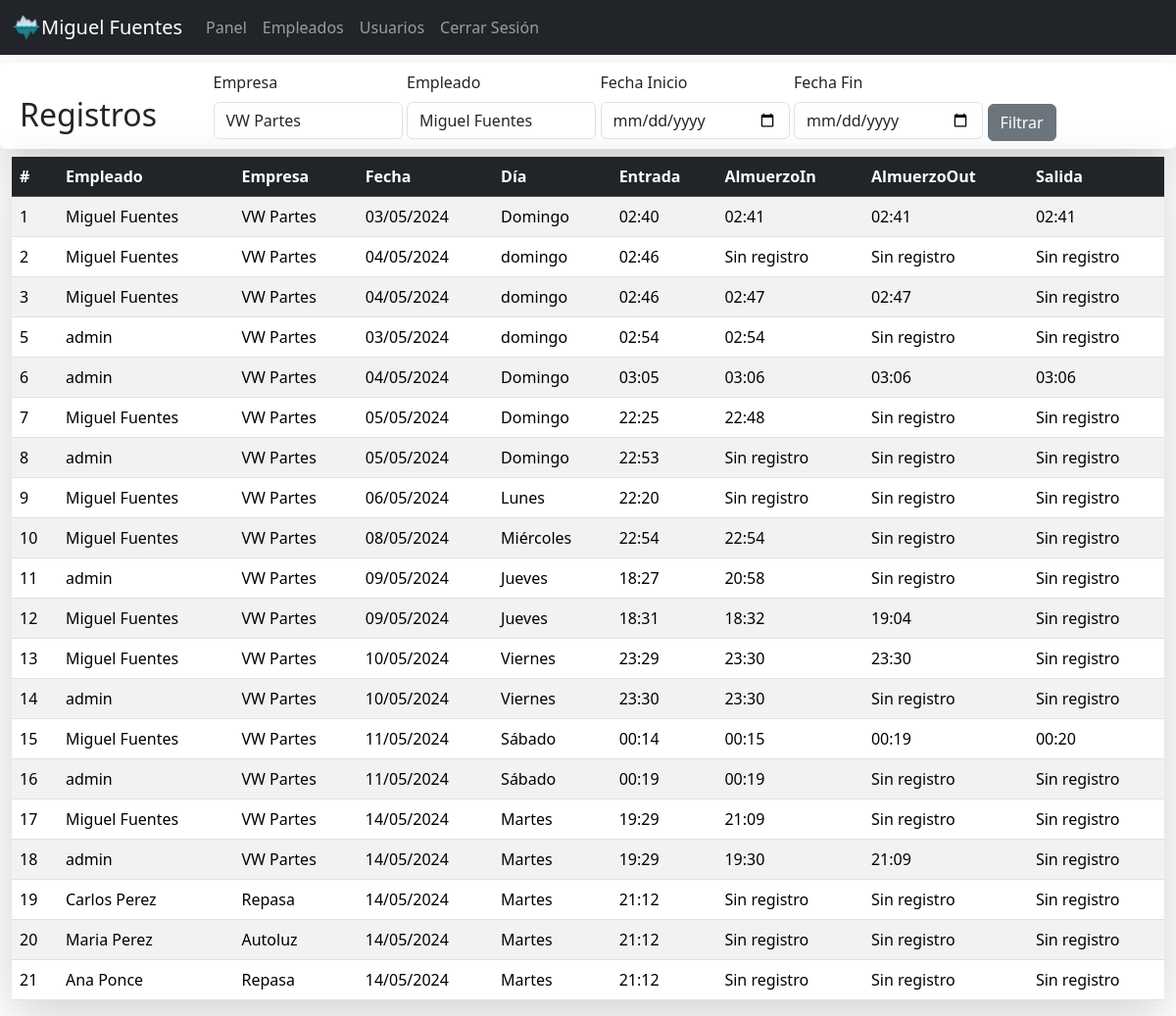
/dashboard/ (signed in), run on the app's committed database.
### clock/models.py (models this page shows, shortened)
class User(db.Model):
    id = db.Column(db.Integer, primary_key=True)
    username = db.Column(db.String, unique=True, nullable=False)
    name = db.Column(db.String, nullable=False)
    roll = db.Column(db.String, nullable=False)
    password = db.Column(db.Text, nullable=False)
    state = db.Column(db.Integer)

class RegisterDetail(db.Model):
    id = db.Column(db.Integer, primary_key=True)
    employee_id = db.Column(db.Integer, db.ForeignKey('employee.id'))
    employee = db.relationship('Employee', backref='Empleados')
    register_datetime = db.Column(db.DateTime)
    register_date = db.Column(db.Date)
    in_hour = db.Column(db.String)
    lunch_start = db.Column(db.String)
    lunch_end = db.Column(db.String)
    out_hour = db.Column(db.String)
    register_no_day = db.Column(db.Integer)
    register_day = db.Column(db.String)

class Employee(db.Model):
    id = db.Column(db.Integer, primary_key=True)
    name = db.Column(db.String, nullable=False)
    code = db.Column(db.String, nullable=False)
    password = db.Column(db.Text, nullable=False)
    departament = db.Column(db.String)
    company = db.Column(db.String)
    state = db.Column(db.Integer)

### clock/dashboard.py (the view, shortened to what this page needs)
@bp.route('/', methods=('GET', 'POST'))
@login_required
def dashboard():
    empresas = ["VW Partes", "Repasa", "Autoluz"]
    registerdetail = RegisterDetail.query.all()
    employees = Employee.query.all()
    return render_template('dashboard.html', registerdetail=registerdetail, employees=employees, empresas=empresas)

### clock/auth.py (called while the page is built)
def login_required(view):
    @functools.wraps(view)
    def wrapped_view(**kwargs):
        if g.user is None:
            return redirect('/auth/login')
        return view(**kwargs)
    return wrapped_view

@bp.before_app_request
def load_logged_in_user():
    user_id = session.get('user_id')
    print(user_id)
    if user_id is None:
        g.user = None
    else:
        g.user = User.query.get_or_404(user_id)

### clock/templates/dashboard.html (shortened to what this page needs)
{% extends 'base.html' %}
{% block content %}
<main class="container-fluid">
    <div class="p-2 my-2 row rounded shadow-lg">
        <form class="container-fluid" method="post">
            <div class="col-2" style="display: inline-block;">
                <span class="text-left">
                    <h2>Registros</h2>
                </span>
            </div>
            <div class="col-sm-2" style="display: inline-block;">
                <label for="departament" class="form-label">Empresa </label>
                <select class="form-control" name="company">
                    {% for empresa in empresas %}
                    <option value="{{ empresa }}">{{ empresa }}</option>
                    {% endfor %}
                </select>
            </div>
            <div class="col-sm-2" style="display: inline-block;">
                <label for="departament" class="form-label">Empleado </label>
                <select class="form-control" name="employee">
                    {% for employee in employees %}
                    <option value="{{ employee.id }}">{{ employee.name }}</option>
                    {% endfor %}
                </select>
            </div>
            <div class="col-sm-2" style="display: inline-block;">
                <label for="name" class="form-label">Fecha Inicio</label>
                <input type="date" class="form-control" id="start_date" name="start_date" placeholder="Dia/Mes/Año"
                    value="" required>
            </div>
            <div class="col-sm-2" style="display: inline-block;">
                <label for="name" class="form-label">Fecha Fin</label>
                <input type="date" class="form-control" id="end_date" name="end_date" placeholder="Dia/Mes/Año" value=""
                    required>
            </div>
            <input type="submit" class="btn btn-secondary" value="Filtrar">
        </form>
    </div>
    <table class="table table-striped shadow-lg">
        <thead class="table-dark">
            <tr>
                <th scope="col">#</th>
                <th scope="col">Empleado</th>
                <th scope="col">Empresa</th>
                <th scope="col">Fecha</th>
                <th scope="col">Día</th>
                <th scope="col">Entrada</th>
                <th scope="col">AlmuerzoIn</th>
                <th scope="col">AlmuerzoOut</th>
                <th scope="col">Salida</th>
            </tr>
        </thead>
        <tbody>
            {% for detail in registerdetail %}
            <tr>
                <td>{{ detail.id }}</td>
                <td>{{ detail.employee.name }}</td>
                <td>{{ detail.employee.company }}</td>
                <td>{{ detail.register_date.strftime('%d/%m/%Y') }}</td>
                <td>{{ detail.register_day }}</td>
                <td>
                    {% if detail.in_hour %}{{ detail.in_hour.split(':')[0:2]|join(':') }}
                    {% else %}Sin registro{% endif %}
                </td>
                <td>
                    {% if detail.lunch_start %}{{ detail.lunch_start.split(':')[0:2]|join(':') }}
                    {% else %}Sin registro{% endif %}
                </td>
                <td>
                    {% if detail.lunch_end %}{{ detail.lunch_end.split(':')[0:2]|join(':') }}
                    {% else %}Sin registro{% endif %}
                </td>
                <td>
                    {% if detail.out_hour %}{{ detail.out_hour.split(':')[0:2]|join(':') }}
                    {% else %}Sin registro{% endif %}
                </td>
            </tr>
            {% endfor %}
        </tbody>
    </table>
</main>
{% endblock %}

### clock/templates/base.html (shortened to what this page needs)
<!DOCTYPE html>
<html lang="en">
<head>
    <link href="https://cdn.jsdelivr.net/npm/bootstrap@5.3.2/dist/css/bootstrap.min.css" rel="stylesheet"
>
</head>
<body style="background-color: gray92">
    <nav class="navbar navbar-expand-lg navbar-dark bg-dark" aria-label="Fourth navbar example">
        <div class="container-fluid">
            <img src="/static/img/icoicse.ico" width="30" height="30" alt="">
            {% if g.user %}
            <a class="navbar-brand" href="#"> {{ g.user.name}} </a>
            {% endif %}
            <div class="collapse navbar-collapse" id="navbarsExample04">
                <ul class="navbar-nav ">
                    <li class="nav-item">
                        <a class="nav-link" href="{{ url_for('dashboard.dashboard') }}" aria-current="page">Panel</a>
                    </li>
                    <li class="nav-item">
                        <a class="nav-link" href="{{ url_for('home.employees') }}" aria-current="page">Empleados</a>
                    </li>
                    <li class="nav-item">
                        <a class="nav-link" href="{{ url_for('auth.users') }}" aria-current="page">Usuarios</a>
                    </li>
                    <li class="nav-item">
                        <a class="nav-link" href="{{ url_for('auth.logout') }}" aria-current="page">Cerrar Sesión</a>
                    </li>
                </ul>
            </div>
        </div>
    </nav>
    {% block content %}
    {% endblock %}
</body>
</html>

### data on the page
User: user.name "Miguel Fuentes"
RegisterDetail: id "1", employee.name "Miguel Fuentes", employee.company "VW Partes", register_date "03/05/2024", register_day "Domingo", in_hour.split "02:40", lunch_start.split "02:41", lunch_end.split "02:41", out_hour.split "02:41"
RegisterDetail: id "2", employee.name "Miguel Fuentes", employee.company "VW Partes", register_date "04/05/2024", register_day "domingo", in_hour.split "02:46", shows "Sin registro"
RegisterDetail: id "3", employee.name "Miguel Fuentes", employee.company "VW Partes", register_date "04/05/2024", register_day "domingo", in_hour.split "02:46", lunch_start.split "02:47", lunch_end.split "02:47", shows "Sin registro"
RegisterDetail: id "5", employee.name "admin", employee.company "VW Partes", register_date "03/05/2024", register_day "domingo", in_hour.split "02:54", lunch_start.split "02:54", shows "Sin registro"
RegisterDetail: id "6", employee.name "admin", employee.company "VW Partes", register_date "04/05/2024", register_day "Domingo", in_hour.split "03:05", lunch_start.split "03:06", lunch_end.split "03:06", out_hour.split "03:06"
RegisterDetail: id "7", employee.name "Miguel Fuentes", employee.company "VW Partes", register_date "05/05/2024", register_day "Domingo", in_hour.split "22:25", lunch_start.split "22:48", shows "Sin registro"
RegisterDetail: id "8", employee.name "admin", employee.company "VW Partes", register_date "05/05/2024", register_day "Domingo", in_hour.split "22:53", shows "Sin registro"
RegisterDetail: id "9", employee.name "Miguel Fuentes", employee.company "VW Partes", register_date "06/05/2024", register_day "Lunes", in_hour.split "22:20", shows "Sin registro"
RegisterDetail: id "10", employee.name "Miguel Fuentes", employee.company "VW Partes", register_date "08/05/2024", register_day "Miércoles", in_hour.split "22:54", lunch_start.split "22:54", shows "Sin registro"
RegisterDetail: id "11", employee.name "admin", employee.company "VW Partes", register_date "09/05/2024", register_day "Jueves", in_hour.split "18:27", lunch_start.split "20:58", shows "Sin registro"
RegisterDetail: id "12", employee.name "Miguel Fuentes", employee.company "VW Partes", register_date "09/05/2024", register_day "Jueves", in_hour.split "18:31", lunch_start.split "18:32", lunch_end.split "19:04", shows "Sin registro"
RegisterDetail: id "13", employee.name "Miguel Fuentes", employee.company "VW Partes", register_date "10/05/2024", register_day "Viernes", in_hour.split "23:29", lunch_start.split "23:30", lunch_end.split "23:30", shows "Sin registro"
RegisterDetail: id "14", employee.name "admin", employee.company "VW Partes", register_date "10/05/2024", register_day "Viernes", in_hour.split "23:30", lunch_start.split "23:30", shows "Sin registro"
RegisterDetail: id "15", employee.name "Miguel Fuentes", employee.company "VW Partes", register_date "11/05/2024", register_day "Sábado", in_hour.split "00:14", lunch_start.split "00:15", lunch_end.split "00:19", out_hour.split "00:20"
RegisterDetail: id "16", employee.name "admin", employee.company "VW Partes", register_date "11/05/2024", register_day "Sábado", in_hour.split "00:19", lunch_start.split "00:19", shows "Sin registro"
RegisterDetail: id "17", employee.name "Miguel Fuentes", employee.company "VW Partes", register_date "14/05/2024", register_day "Martes", in_hour.split "19:29", lunch_start.split "21:09", shows "Sin registro"
RegisterDetail: id "18", employee.name "admin", employee.company "VW Partes", register_date "14/05/2024", register_day "Martes", in_hour.split "19:29", lunch_start.split "19:30", lunch_end.split "21:09", shows "Sin registro"
RegisterDetail: id "19", employee.name "Carlos Perez", employee.company "Repasa", register_date "14/05/2024", register_day "Martes", in_hour.split "21:12", shows "Sin registro"
RegisterDetail: id "20", employee.name "Maria Perez", employee.company "Autoluz", register_date "14/05/2024", register_day "Martes", in_hour.split "21:12", shows "Sin registro"
RegisterDetail: id "21", employee.name "Ana Ponce", employee.company "Repasa", register_date "14/05/2024", register_day "Martes", in_hour.split "21:12", shows "Sin registro"

### other printed values
form field company "VW Partes"
form field employee "Miguel Fuentes"
